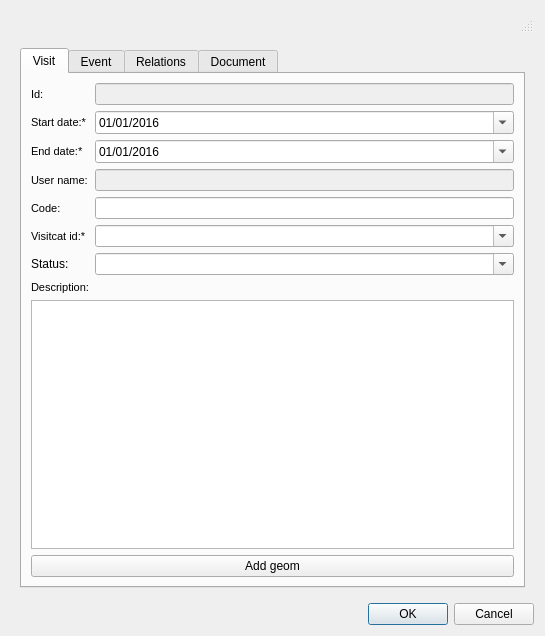
<?xml version="1.0" encoding="UTF-8"?>
<ui version="4.0">
 <class>dlg_visit</class>
 <widget class="QDialog" name="dlg_visit">
  <property name="geometry">
   <rect>
    <x>0</x>
    <y>0</y>
    <width>545</width>
    <height>636</height>
   </rect>
  </property>
  <property name="windowTitle">
   <string>Visit</string>
  </property>
  <layout class="QVBoxLayout" name="verticalLayout_3">
   <item>
    <widget class="QStatusBar" name="statusbar"/>
   </item>
   <item>
    <widget class="QWidget" name="centralwidget" native="true">
     <layout class="QVBoxLayout" name="verticalLayout_2">
      <item>
       <widget class="QTabWidget" name="tab_widget">
        <property name="currentIndex">
         <number>0</number>
        </property>
        <widget class="QWidget" name="tab_visit">
         <attribute name="title">
          <string>Visit</string>
         </attribute>
         <layout class="QGridLayout" name="gridLayout">
          <item row="7" column="0">
           <widget class="QLabel" name="lbl_descript">
            <property name="font">
             <font>
              <pointsize>8</pointsize>
             </font>
            </property>
            <property name="frameShape">
             <enum>QFrame::NoFrame</enum>
            </property>
            <property name="frameShadow">
             <enum>QFrame::Plain</enum>
            </property>
            <property name="text">
             <string>Description:</string>
            </property>
            <property name="textFormat">
             <enum>Qt::AutoText</enum>
            </property>
            <property name="scaledContents">
             <bool>false</bool>
            </property>
            <property name="alignment">
             <set>Qt::AlignLeading|Qt::AlignLeft|Qt::AlignVCenter</set>
            </property>
            <property name="margin">
             <number>3</number>
            </property>
           </widget>
          </item>
          <item row="1" column="1">
           <widget class="QDateTimeEdit" name="startdate">
            <property name="enabled">
             <bool>true</bool>
            </property>
            <property name="date">
             <date>
              <year>2016</year>
              <month>1</month>
              <day>1</day>
             </date>
            </property>
            <property name="displayFormat">
             <string>dd/MM/yyyy</string>
            </property>
            <property name="calendarPopup">
             <bool>true</bool>
            </property>
           </widget>
          </item>
          <item row="1" column="0">
           <widget class="QLabel" name="lbl_start_date">
            <property name="maximumSize">
             <size>
              <width>66</width>
              <height>16777215</height>
             </size>
            </property>
            <property name="font">
             <font>
              <pointsize>8</pointsize>
              <weight>50</weight>
              <bold>false</bold>
             </font>
            </property>
            <property name="frameShape">
             <enum>QFrame::NoFrame</enum>
            </property>
            <property name="frameShadow">
             <enum>QFrame::Plain</enum>
            </property>
            <property name="text">
             <string>Start date:* </string>
            </property>
            <property name="textFormat">
             <enum>Qt::AutoText</enum>
            </property>
            <property name="scaledContents">
             <bool>false</bool>
            </property>
            <property name="alignment">
             <set>Qt::AlignLeading|Qt::AlignLeft|Qt::AlignVCenter</set>
            </property>
            <property name="margin">
             <number>3</number>
            </property>
           </widget>
          </item>
          <item row="0" column="0">
           <widget class="QLabel" name="lbl_id">
            <property name="font">
             <font>
              <pointsize>8</pointsize>
              <weight>50</weight>
              <bold>false</bold>
             </font>
            </property>
            <property name="frameShape">
             <enum>QFrame::NoFrame</enum>
            </property>
            <property name="frameShadow">
             <enum>QFrame::Plain</enum>
            </property>
            <property name="text">
             <string>Id:</string>
            </property>
            <property name="textFormat">
             <enum>Qt::AutoText</enum>
            </property>
            <property name="scaledContents">
             <bool>false</bool>
            </property>
            <property name="alignment">
             <set>Qt::AlignLeading|Qt::AlignLeft|Qt::AlignVCenter</set>
            </property>
            <property name="margin">
             <number>3</number>
            </property>
           </widget>
          </item>
          <item row="4" column="1">
           <widget class="QLineEdit" name="ext_code">
            <property name="enabled">
             <bool>true</bool>
            </property>
            <property name="frame">
             <bool>true</bool>
            </property>
           </widget>
          </item>
          <item row="0" column="1">
           <widget class="QLineEdit" name="visit_id">
            <property name="enabled">
             <bool>false</bool>
            </property>
            <property name="frame">
             <bool>true</bool>
            </property>
           </widget>
          </item>
          <item row="2" column="1">
           <widget class="QDateTimeEdit" name="enddate">
            <property name="enabled">
             <bool>true</bool>
            </property>
            <property name="date">
             <date>
              <year>2016</year>
              <month>1</month>
              <day>1</day>
             </date>
            </property>
            <property name="displayFormat">
             <string>dd/MM/yyyy</string>
            </property>
            <property name="calendarPopup">
             <bool>true</bool>
            </property>
           </widget>
          </item>
          <item row="5" column="0">
           <widget class="QLabel" name="lbl_visitcat_id">
            <property name="font">
             <font>
              <pointsize>8</pointsize>
             </font>
            </property>
            <property name="frameShape">
             <enum>QFrame::NoFrame</enum>
            </property>
            <property name="frameShadow">
             <enum>QFrame::Plain</enum>
            </property>
            <property name="text">
             <string>Visitcat id:*</string>
            </property>
            <property name="textFormat">
             <enum>Qt::AutoText</enum>
            </property>
            <property name="scaledContents">
             <bool>false</bool>
            </property>
            <property name="alignment">
             <set>Qt::AlignLeading|Qt::AlignLeft|Qt::AlignVCenter</set>
            </property>
            <property name="margin">
             <number>3</number>
            </property>
           </widget>
          </item>
          <item row="2" column="0">
           <widget class="QLabel" name="lbl_end_date">
            <property name="maximumSize">
             <size>
              <width>59</width>
              <height>16777215</height>
             </size>
            </property>
            <property name="font">
             <font>
              <pointsize>8</pointsize>
              <weight>50</weight>
              <bold>false</bold>
             </font>
            </property>
            <property name="frameShape">
             <enum>QFrame::NoFrame</enum>
            </property>
            <property name="frameShadow">
             <enum>QFrame::Plain</enum>
            </property>
            <property name="text">
             <string>End date:*</string>
            </property>
            <property name="textFormat">
             <enum>Qt::AutoText</enum>
            </property>
            <property name="scaledContents">
             <bool>false</bool>
            </property>
            <property name="alignment">
             <set>Qt::AlignLeading|Qt::AlignLeft|Qt::AlignVCenter</set>
            </property>
            <property name="margin">
             <number>3</number>
            </property>
           </widget>
          </item>
          <item row="3" column="0">
           <widget class="QLabel" name="lbl_user_name">
            <property name="font">
             <font>
              <pointsize>8</pointsize>
              <weight>50</weight>
              <bold>false</bold>
             </font>
            </property>
            <property name="frameShape">
             <enum>QFrame::NoFrame</enum>
            </property>
            <property name="frameShadow">
             <enum>QFrame::Plain</enum>
            </property>
            <property name="text">
             <string>User name:</string>
            </property>
            <property name="textFormat">
             <enum>Qt::AutoText</enum>
            </property>
            <property name="scaledContents">
             <bool>false</bool>
            </property>
            <property name="alignment">
             <set>Qt::AlignLeading|Qt::AlignLeft|Qt::AlignVCenter</set>
            </property>
            <property name="margin">
             <number>3</number>
            </property>
           </widget>
          </item>
          <item row="5" column="1">
           <widget class="QComboBox" name="visitcat_id">
            <property name="editable">
             <bool>true</bool>
            </property>
            <property name="sizeAdjustPolicy">
             <enum>QComboBox::AdjustToContents</enum>
            </property>
           </widget>
          </item>
          <item row="6" column="1">
           <widget class="QComboBox" name="status">
            <property name="editable">
             <bool>true</bool>
            </property>
           </widget>
          </item>
          <item row="3" column="1">
           <widget class="QLineEdit" name="user_name">
            <property name="enabled">
             <bool>false</bool>
            </property>
            <property name="frame">
             <bool>true</bool>
            </property>
           </widget>
          </item>
          <item row="6" column="0">
           <widget class="QLabel" name="lbl_status">
            <property name="maximumSize">
             <size>
              <width>40</width>
              <height>16777215</height>
             </size>
            </property>
            <property name="text">
             <string>Status:</string>
            </property>
           </widget>
          </item>
          <item row="4" column="0">
           <widget class="QLabel" name="lbl_code">
            <property name="font">
             <font>
              <pointsize>8</pointsize>
              <weight>50</weight>
              <bold>false</bold>
             </font>
            </property>
            <property name="frameShape">
             <enum>QFrame::NoFrame</enum>
            </property>
            <property name="frameShadow">
             <enum>QFrame::Plain</enum>
            </property>
            <property name="text">
             <string>Code:</string>
            </property>
            <property name="textFormat">
             <enum>Qt::AutoText</enum>
            </property>
            <property name="scaledContents">
             <bool>false</bool>
            </property>
            <property name="alignment">
             <set>Qt::AlignLeading|Qt::AlignLeft|Qt::AlignVCenter</set>
            </property>
            <property name="margin">
             <number>3</number>
            </property>
           </widget>
          </item>
          <item row="8" column="0" colspan="2">
           <widget class="QTextEdit" name="descript"/>
          </item>
          <item row="9" column="0" colspan="2">
           <widget class="QPushButton" name="btn_add_geom">
            <property name="text">
             <string>Add geom</string>
            </property>
            <property name="icon">
             <iconset>
              <normaloff>../icons/133.png</normaloff>../icons/133.png</iconset>
            </property>
           </widget>
          </item>
         </layout>
        </widget>
        <widget class="QWidget" name="tab_event">
         <attribute name="title">
          <string>Event</string>
         </attribute>
         <layout class="QVBoxLayout" name="verticalLayout_5">
          <item>
           <layout class="QHBoxLayout" name="horizontalLayout_10" stretch="1">
            <item>
             <widget class="QComboBox" name="parameter_type_id">
              <property name="editable">
               <bool>true</bool>
              </property>
             </widget>
            </item>
           </layout>
          </item>
          <item>
           <widget class="QComboBox" name="feature_type">
            <property name="editable">
             <bool>true</bool>
            </property>
           </widget>
          </item>
          <item>
           <layout class="QHBoxLayout" name="horizontalLayout_11" stretch="1">
            <item>
             <widget class="QComboBox" name="parameter_id">
              <property name="editable">
               <bool>true</bool>
              </property>
             </widget>
            </item>
           </layout>
          </item>
          <item>
           <layout class="QHBoxLayout" name="horizontalLayout_12">
            <item>
             <widget class="QPushButton" name="btn_event_insert">
              <property name="text">
               <string>INSERT EVENT</string>
              </property>
              <property name="autoDefault">
               <bool>true</bool>
              </property>
             </widget>
            </item>
           </layout>
          </item>
          <item>
           <widget class="QLabel" name="lbl_info">
            <property name="font">
             <font>
              <weight>50</weight>
              <italic>false</italic>
              <bold>false</bold>
             </font>
            </property>
            <property name="text">
             <string>From toolbar only STANDARD EVENTS are enabled.</string>
            </property>
           </widget>
          </item>
          <item>
           <widget class="Line" name="line">
            <property name="orientation">
             <enum>Qt::Horizontal</enum>
            </property>
           </widget>
          </item>
          <item>
           <layout class="QHBoxLayout" name="horizontalLayout_13">
            <item>
             <widget class="QPushButton" name="btn_event_update">
              <property name="text">
               <string>UPDATE EVENT</string>
              </property>
             </widget>
            </item>
           </layout>
          </item>
          <item>
           <widget class="QPushButton" name="btn_event_delete">
            <property name="text">
             <string>DELETE EVENT</string>
            </property>
           </widget>
          </item>
          <item>
           <widget class="QTableView" name="tbl_event">
            <property name="sortingEnabled">
             <bool>true</bool>
            </property>
           </widget>
          </item>
         </layout>
        </widget>
        <widget class="QWidget" name="tab_relations">
         <attribute name="title">
          <string>Relations</string>
         </attribute>
         <layout class="QVBoxLayout" name="verticalLayout_4">
          <item>
           <layout class="QHBoxLayout" name="horizontalLayout_9">
            <item>
             <widget class="QLineEdit" name="feature_id">
              <property name="enabled">
               <bool>true</bool>
              </property>
             </widget>
            </item>
            <item>
             <widget class="QPushButton" name="btn_feature_insert">
              <property name="text">
               <string/>
              </property>
              <property name="icon">
               <iconset>
                <normaloff>../icons/111.png</normaloff>../icons/111.png</iconset>
              </property>
             </widget>
            </item>
            <item>
             <widget class="QPushButton" name="btn_feature_delete">
              <property name="text">
               <string/>
              </property>
              <property name="icon">
               <iconset>
                <normaloff>../icons/112.png</normaloff>../icons/112.png</iconset>
              </property>
             </widget>
            </item>
            <item>
             <widget class="QPushButton" name="btn_feature_snapping">
              <property name="text">
               <string/>
              </property>
              <property name="icon">
               <iconset>
                <normaloff>../icons/137.png</normaloff>../icons/137.png</iconset>
              </property>
             </widget>
            </item>
           </layout>
          </item>
          <item>
           <widget class="QTabWidget" name="tab_feature">
            <property name="enabled">
             <bool>true</bool>
            </property>
            <property name="currentIndex">
             <number>0</number>
            </property>
            <widget class="QWidget" name="tab_arc">
             <attribute name="title">
              <string>Arc</string>
             </attribute>
             <layout class="QGridLayout" name="gridLayout_2">
              <item row="0" column="0">
               <widget class="QTableView" name="tbl_visit_x_arc">
                <property name="sortingEnabled">
                 <bool>true</bool>
                </property>
               </widget>
              </item>
             </layout>
            </widget>
            <widget class="QWidget" name="tab_node">
             <attribute name="title">
              <string>Node</string>
             </attribute>
             <layout class="QGridLayout" name="gridLayout_3">
              <item row="0" column="0">
               <widget class="QTableView" name="tbl_visit_x_node">
                <property name="sortingEnabled">
                 <bool>true</bool>
                </property>
               </widget>
              </item>
             </layout>
            </widget>
            <widget class="QWidget" name="tab_connec">
             <attribute name="title">
              <string>Connec</string>
             </attribute>
             <layout class="QGridLayout" name="gridLayout_4">
              <item row="0" column="0">
               <widget class="QTableView" name="tbl_visit_x_connec">
                <property name="sortingEnabled">
                 <bool>true</bool>
                </property>
               </widget>
              </item>
             </layout>
            </widget>
            <widget class="QWidget" name="tab_gully">
             <attribute name="title">
              <string>Gully</string>
             </attribute>
             <layout class="QGridLayout" name="gridLayout_5">
              <item row="0" column="0">
               <widget class="QTableView" name="tbl_visit_x_gully">
                <property name="sortingEnabled">
                 <bool>true</bool>
                </property>
               </widget>
              </item>
             </layout>
            </widget>
           </widget>
          </item>
         </layout>
        </widget>
        <widget class="QWidget" name="tab_document">
         <attribute name="title">
          <string>Document</string>
         </attribute>
         <layout class="QVBoxLayout" name="verticalLayout_6">
          <item>
           <layout class="QHBoxLayout" name="horizontalLayout_14">
            <item>
             <widget class="QLineEdit" name="doc_id"/>
            </item>
            <item>
             <widget class="QPushButton" name="btn_doc_insert">
              <property name="text">
               <string/>
              </property>
              <property name="icon">
               <iconset>
                <normaloff>../icons/111.png</normaloff>../icons/111.png</iconset>
              </property>
             </widget>
            </item>
            <item>
             <widget class="QPushButton" name="btn_doc_delete">
              <property name="text">
               <string/>
              </property>
              <property name="icon">
               <iconset>
                <normaloff>../icons/112.png</normaloff>../icons/112.png</iconset>
              </property>
             </widget>
            </item>
            <item>
             <widget class="QPushButton" name="btn_doc_new">
              <property name="text">
               <string/>
              </property>
              <property name="icon">
               <iconset>
                <normaloff>../icons/34.png</normaloff>../icons/34.png</iconset>
              </property>
             </widget>
            </item>
            <item>
             <widget class="QPushButton" name="btn_open_doc">
              <property name="text">
               <string/>
              </property>
              <property name="icon">
               <iconset>
                <normaloff>../icons/170.png</normaloff>../icons/170.png</iconset>
              </property>
             </widget>
            </item>
           </layout>
          </item>
          <item>
           <widget class="QTableView" name="tbl_document">
            <property name="enabled">
             <bool>true</bool>
            </property>
            <property name="sortingEnabled">
             <bool>true</bool>
            </property>
           </widget>
          </item>
         </layout>
        </widget>
       </widget>
      </item>
     </layout>
    </widget>
   </item>
   <item>
    <widget class="QDialogButtonBox" name="button_box">
     <property name="standardButtons">
      <set>QDialogButtonBox::Cancel|QDialogButtonBox::Ok</set>
     </property>
    </widget>
   </item>
  </layout>
 </widget>
 <tabstops>
  <tabstop>tab_widget</tabstop>
  <tabstop>descript</tabstop>
  <tabstop>btn_add_geom</tabstop>
  <tabstop>button_box</tabstop>
  <tabstop>feature_id</tabstop>
  <tabstop>btn_feature_insert</tabstop>
  <tabstop>btn_feature_delete</tabstop>
  <tabstop>btn_feature_snapping</tabstop>
  <tabstop>parameter_type_id</tabstop>
  <tabstop>parameter_id</tabstop>
  <tabstop>btn_event_insert</tabstop>
  <tabstop>btn_event_update</tabstop>
  <tabstop>btn_event_delete</tabstop>
  <tabstop>tbl_event</tabstop>
  <tabstop>doc_id</tabstop>
  <tabstop>btn_doc_insert</tabstop>
  <tabstop>btn_doc_delete</tabstop>
  <tabstop>btn_doc_new</tabstop>
  <tabstop>btn_open_doc</tabstop>
  <tabstop>tbl_document</tabstop>
 </tabstops>
 <resources/>
 <connections>
  <connection>
   <sender>button_box</sender>
   <signal>accepted()</signal>
   <receiver>dlg_visit</receiver>
   <slot>accept()</slot>
   <hints>
    <hint type="sourcelabel">
     <x>248</x>
     <y>254</y>
    </hint>
    <hint type="destinationlabel">
     <x>157</x>
     <y>274</y>
    </hint>
   </hints>
  </connection>
  <connection>
   <sender>button_box</sender>
   <signal>rejected()</signal>
   <receiver>dlg_visit</receiver>
   <slot>reject()</slot>
   <hints>
    <hint type="sourcelabel">
     <x>316</x>
     <y>260</y>
    </hint>
    <hint type="destinationlabel">
     <x>286</x>
     <y>274</y>
    </hint>
   </hints>
  </connection>
 </connections>
</ui>
